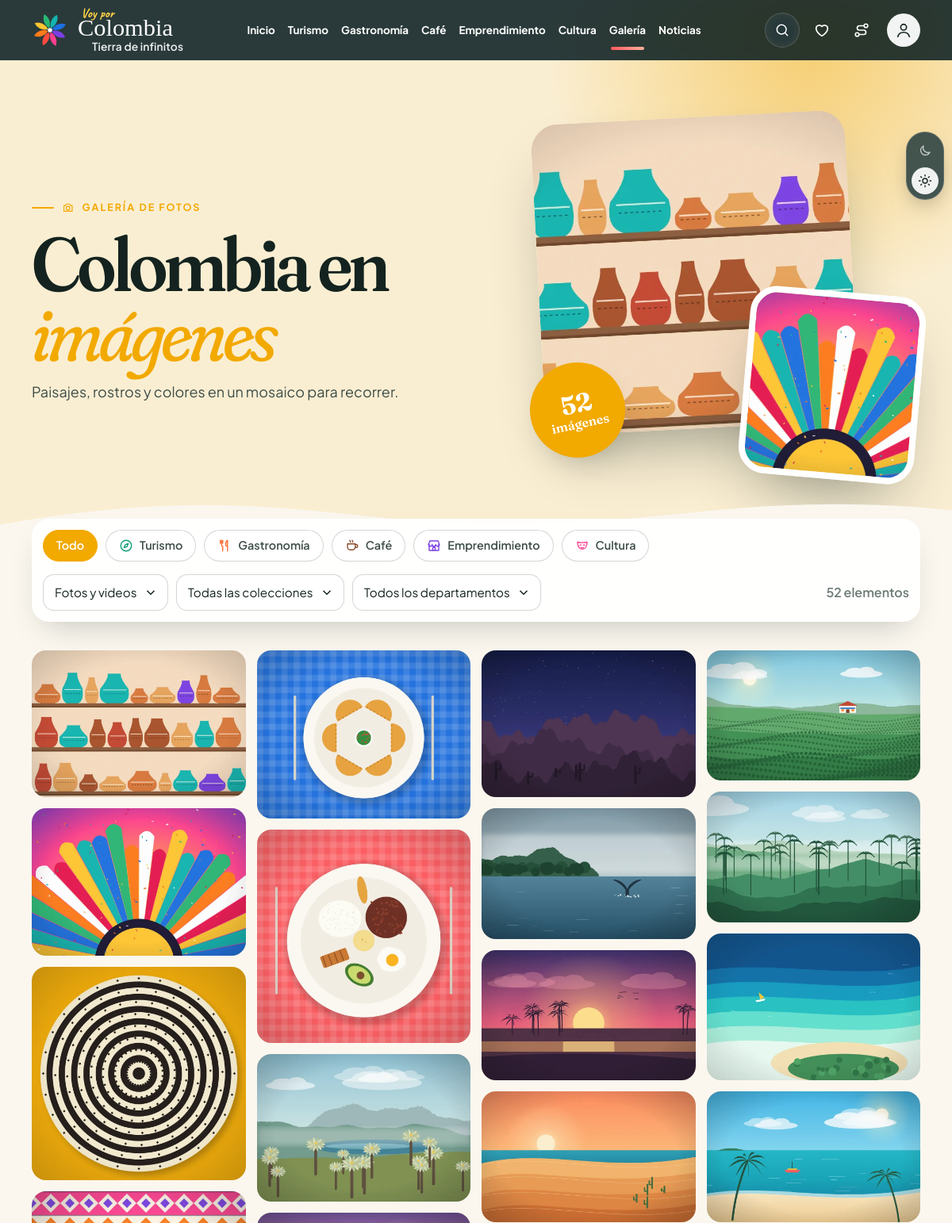
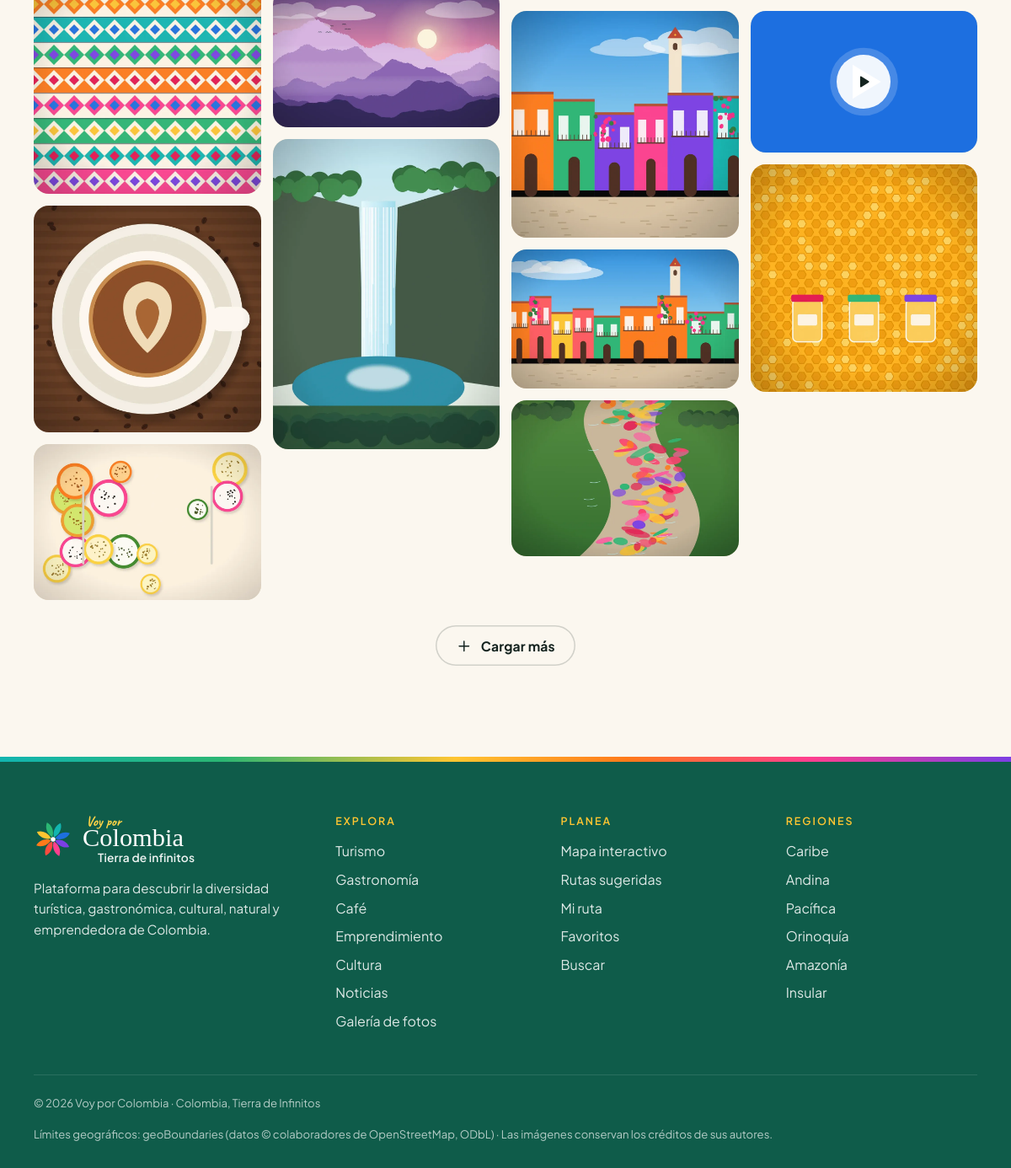
Screenshot of /galeria with the database file from the repository (2 pictures, top to bottom).
### tables this page shows
CREATE TABLE `sections` (
  `id` int(10) unsigned NOT NULL AUTO_INCREMENT,
  `section_key` varchar(20) NOT NULL,
  `title` varchar(80) NOT NULL,
  `tagline` varchar(160) DEFAULT NULL,
  `description` varchar(500) DEFAULT NULL,
  `cover_media_id` int(10) unsigned DEFAULT NULL,
  `sort_order` int(11) NOT NULL DEFAULT 0,
  `show_on_home` tinyint(4) NOT NULL DEFAULT 1,
  PRIMARY KEY (`id`),
  UNIQUE KEY `section_key` (`section_key`),
  KEY `cover_media_id` (`cover_media_id`),
  CONSTRAINT `sections_ibfk_1` FOREIGN KEY (`cover_media_id`) REFERENCES `media` (`id`) ON DELETE SET NULL
);

CREATE TABLE `media` (
  `id` int(10) unsigned NOT NULL AUTO_INCREMENT,
  `kind` varchar(12) NOT NULL,
  `path` varchar(255) DEFAULT NULL,
  `mime` varchar(80) DEFAULT NULL,
  `original_name` varchar(190) DEFAULT NULL,
  `size_bytes` int(11) NOT NULL DEFAULT 0,
  `width` int(11) DEFAULT NULL,
  `height` int(11) DEFAULT NULL,
  `variants` text DEFAULT NULL,
  `embed_provider` varchar(20) DEFAULT NULL,
  `embed_id` varchar(40) DEFAULT NULL,
  `title` varchar(190) DEFAULT NULL,
  `alt_text` varchar(255) DEFAULT NULL,
  `caption` varchar(500) DEFAULT NULL,
  `credit` varchar(190) DEFAULT NULL,
  `license` varchar(120) DEFAULT NULL,
  `source_url` varchar(500) DEFAULT NULL,
  `department_id` int(10) unsigned DEFAULT NULL,
  `municipality_id` int(10) unsigned DEFAULT NULL,
  `collection_id` int(10) unsigned DEFAULT NULL,
  `gallery_section` varchar(20) DEFAULT NULL,
  `in_gallery` tinyint(4) NOT NULL DEFAULT 0,
  `gallery_featured` tinyint(4) NOT NULL DEFAULT 0,
  `is_demo` tinyint(4) NOT NULL DEFAULT 0,
  `uploaded_by` int(10) unsigned DEFAULT NULL,
  `created_at` datetime NOT NULL,
  `updated_at` datetime NOT NULL,
  PRIMARY KEY (`id`),
  KEY `department_id` (`department_id`),
  KEY `municipality_id` (`municipality_id`),
  KEY `collection_id` (`collection_id`),
  KEY `uploaded_by` (`uploaded_by`),
  KEY `idx_media_gallery` (`in_gallery`,`kind`,`created_at`),
  CONSTRAINT `media_ibfk_1` FOREIGN KEY (`department_id`) REFERENCES `departments` (`id`) ON DELETE SET NULL,
  CONSTRAINT `media_ibfk_2` FOREIGN KEY (`municipality_id`) REFERENCES `municipalities` (`id`) ON DELETE SET NULL,
  CONSTRAINT `media_ibfk_3` FOREIGN KEY (`collection_id`) REFERENCES `collections` (`id`) ON DELETE SET NULL,
  CONSTRAINT `media_ibfk_4` FOREIGN KEY (`uploaded_by`) REFERENCES `users` (`id`) ON DELETE SET NULL
);

CREATE TABLE `regions` (
  `id` int(10) unsigned NOT NULL AUTO_INCREMENT,
  `name` varchar(80) NOT NULL,
  `slug` varchar(80) NOT NULL,
  `color` varchar(9) NOT NULL DEFAULT '#0f9d77',
  `summary` varchar(400) DEFAULT NULL,
  `sort_order` int(11) NOT NULL DEFAULT 0,
  PRIMARY KEY (`id`),
  UNIQUE KEY `slug` (`slug`)
);

### app/Views/public/gallery.php (the view, shortened to what the rows shown need)
<?php
$q = static fn (array $over) => '?' . http_build_query(array_filter(array_merge(['tipo' => $filters['tipo'], 'categoria' => $filters['categoria'], 'coleccion' => $filters['collection_id'], 'departamento' => $filters['department_id'], 'municipio' => $filters['municipality_id']], $over), static fn ($v) => $v !== null && $v !== ''));
?>
<section class="page-hero" style="--c: <?= e($info['def']['color']) ?>; padding-bottom: 90px">
  <div class="container page-hero-grid">
    <div>
      <span class="eyebrow"><?= icon('camera') ?> <?= e($info['title']) ?></span>
      <h1>Colombia en <em>imágenes</em></h1>
      <p class="lead"><?= e($info['description']) ?></p>
    </div>
    <div class="hero-collage reveal-scale">
      <figure><?= img($items[0] ?? $info['cover'], 'large', '', '50vw', false) ?></figure>
      <?php if (!empty($items[1])): ?><figure><?= img($items[1], 'medium', '', '300px', false) ?></figure><?php endif; ?>
      <div class="sticker"><span><b><?= (int) $total ?></b>imágenes</span></div>
    </div>
  </div>
</section>
<section class="section" style="--c: <?= e($info['def']['color']) ?>; padding-top: 0">
  <div class="container container-wide">
    <form class="filters" method="get" action="<?= e(url('/galeria')) ?>">
      <div class="chips chips-scroll" role="group" aria-label="Categoría">
        <a class="chip <?= !$filters['categoria'] ? 'is-active' : '' ?>" href="<?= e($q(['categoria' => null])) ?>">Todo</a>
        <?php foreach (Sections::ALL as $k => $s): if ($k === 'news') { continue; } ?>
          <a class="chip <?= $filters['categoria'] === $k ? 'is-active' : '' ?>" style="--chip: <?= e($s['color']) ?>" href="<?= e($q(['categoria' => $k])) ?>"><?= icon($s['icon']) ?> <?= e($s['label']) ?></a>
        <?php endforeach; ?>
      </div>
      <div class="filters-row">
        <select class="select" name="tipo" data-autosubmit aria-label="Tipo de contenido">
          <option value="">Fotos y videos</option>
        </select>
        <select class="select" name="coleccion" data-autosubmit aria-label="Colección">
          <option value="">Todas las colecciones</option>
        </select>
        <select class="select" name="departamento" data-autosubmit data-reset="municipio" aria-label="Departamento">
          <option value="">Todos los departamentos</option>
        </select>
        <span class="muted" style="margin-left:auto;font-weight:600"><?= (int) $total ?> elementos</span>
      </div>
    </form>
    <?php if ($items): ?>
      <div class="masonry" data-gallery-group data-gallery-grid data-total="<?= (int) $total ?>" data-endpoint="<?= e(url('/api/galeria') . $q([])) ?>">
        <?php foreach ($items as $m): $j = Media::toJson($m); ?>
          <button class="masonry-item" type="button" data-lightbox-item='<?= e(json_encode($j, JSON_UNESCAPED_UNICODE | JSON_UNESCAPED_SLASHES)) ?>' aria-label="Ampliar: <?= e($m['title'] ?: 'imagen') ?>">
            <img src="<?= e($j['medium']) ?>" alt="<?= e($j['alt'] ?? '') ?>" loading="lazy" <?= $m['width'] ? 'width="' . (int) $m['width'] . '" height="' . (int) $m['height'] . '"' : '' ?>>
            <?php if ($m['kind'] !== 'image'): ?><span class="play"><?= icon('play') ?></span><?php endif; ?>
          </button>
        <?php endforeach; ?>
      </div>
      <?php if ($total > count($items)): ?><div class="load-more"><button class="btn btn-outline" type="button" data-gallery-more><?= icon('plus') ?> Cargar más</button></div><?php endif; ?>
    <?php else: ?>
      <?= View::partial('empty', ['icon' => 'camera', 'title' => 'No hay imágenes con esos filtros']) ?>
    <?php endif; ?>
  </div>
</section>

### app/helpers.php (shortened to what the rows shown need)
<?php
function e(mixed $value): string
{
    return htmlspecialchars((string) ($value ?? ''), ENT_QUOTES | ENT_SUBSTITUTE, 'UTF-8');
}
function base_path(): string
{
    static $base = null;
    if ($base !== null) {
        return $base;
    }
    $script = str_replace('\\', '/', (string) ($_SERVER['SCRIPT_NAME'] ?? ''));
    $dir = rtrim(dirname($script), '/.');
    return $base = (PHP_SAPI === 'cli' || PHP_SAPI === 'cli-server') ? '' : $dir;
}
function url(string $path = '/', array $query = []): string
{
    $prefix = base_path();
    $path = '/' . ltrim($path, '/');
    $qs = $query ? '?' . http_build_query(array_filter($query, static fn ($v) => $v !== null && $v !== '')) : '';
    return $prefix . $path . ($qs === '?' ? '' : $qs);
}
function asset(string $path): string
{
    $file = PUBLIC_PATH . '/assets/' . ltrim($path, '/');
    $v = is_file($file) ? substr((string) filemtime($file), -6) : '1';
    return url('/assets/' . ltrim($path, '/')) . '?v=' . $v;
}
function icon(string $name, string $class = 'icon'): string
{
    return '<svg class="' . e($class) . '" aria-hidden="true" focusable="false"><use href="' . e(url('/assets/img/icons.svg')) . '#' . e($name) . '"></use></svg>';
}
function media_url(?array $media, string $size = 'large'): string
{
    $variants = is_array($media['variants'] ?? null) ? $media['variants'] : json_decode((string) ($media['variants'] ?? ''), true);
    $path = $variants[$size] ?? $media['path'];
    return url('/uploads/' . ltrim((string) $path, '/'));
}
function media_srcset(?array $media): string
{
    $variants = is_array($media['variants'] ?? null) ? $media['variants'] : json_decode((string) ($media['variants'] ?? ''), true);
    $widths = ['thumb' => 480, 'medium' => 1024, 'large' => 1920];
    $parts = [];
    foreach ($widths as $key => $w) {
        if (!empty($variants[$key])) {
            $parts[] = url('/uploads/' . $variants[$key]) . ' ' . $w . 'w';
        }
    }
    return implode(', ', $parts);
}
function img(?array $media, string $size = 'medium', string $class = '', string $sizes = '100vw', bool $lazy = true, string $altFallback = ''): string
{
    $alt = $media['alt_text'] ?? '' ?: ($media['title'] ?? '' ?: $altFallback);
    $srcset = media_srcset($media);
    $attrs = [
        'src' => media_url($media, $size),
        'alt' => $alt,
        'class' => $class,
        'loading' => $lazy ? 'lazy' : 'eager',
        'decoding' => 'async',
    ];
    if ($srcset !== '') {
        $attrs['srcset'] = $srcset;
        $attrs['sizes'] = $sizes;
    }
    if (!empty($media['width']) && !empty($media['height'])) {
        $attrs['width'] = (string) $media['width'];
        $attrs['height'] = (string) $media['height'];
    }
    if (!$lazy) {
        $attrs['fetchpriority'] = 'high';
    }
    $html = '<img';
    foreach ($attrs as $k => $v) {
        if ($v !== '') {
            $html .= ' ' . $k . '="' . e($v) . '"';
        }
    }
    return $html . '>';
}
function setting(string $key, mixed $default = null): mixed
{
    return App\Models\Setting::get($key, $default);
}

### app/Core/Router.php (shortened to what the rows shown need)
<?php
final class Router
{
    private array $routes = [];
    public function add(string $method, string $pattern, array|callable $handler): void
    {
        $regex = preg_replace('#\{(id)\}#', '(?P<$1>\d+)', $pattern);
        $regex = preg_replace('#\{([a-z_]+)\}#', '(?P<$1>[a-z0-9\-]+)', (string) $regex);
        $this->routes[] = [$method, '#^' . $regex . '$#', $handler];
    }
    public function dispatch(string $method, string $path): void
    {
        $allowed = false;
        foreach ($this->routes as [$m, $regex, $handler]) {
            if (!preg_match($regex, $path, $matches)) {
                continue;
            }
            $params = array_filter($matches, 'is_string', ARRAY_FILTER_USE_KEY);
            if (is_array($handler)) {
                [$class, $action] = $handler;
                (new $class())->$action(...$params);
            } else {
                $handler(...$params);
            }
            return;
        }
        throw new HttpException($allowed ? 405 : 404);
    }
}

### app/Views/partials/footer.php (shortened to what the rows shown need)
<footer class="site-footer">
  <div class="container">
    <div class="footer-grid">
      <div class="footer-brand">
        <div style="color:#fff"><?= App\Core\View::partial('brand') ?></div>
        <p><?= e(setting('footer_text')) ?></p>
      </div>
      <div>
        <h4>Explora</h4>
        <ul>
          <?php foreach (Sections::ALL as $s): ?><li><a href="<?= e(url('/' . $s['path'])) ?>"><?= e($s['label']) ?></a></li><?php endforeach; ?>
          <li><a href="<?= e(url('/galeria')) ?>">Galería de fotos</a></li>
        </ul>
      </div>
      <div>
        <h4>Planea</h4>
        <ul>
          <li><a href="<?= e(url('/turismo')) ?>">Mapa interactivo</a></li>
          <li><a href="<?= e(url('/rutas')) ?>">Rutas sugeridas</a></li>
          <li><a href="<?= e(url('/mi-ruta')) ?>">Mi ruta</a></li>
          <li><a href="<?= e(url('/favoritos')) ?>">Favoritos</a></li>
          <li><a href="<?= e(url('/buscar')) ?>">Buscar</a></li>
        </ul>
      </div>
      <div>
        <h4>Regiones</h4>
        <ul>
          <?php foreach (App\Models\Geo::regions() as $r): ?><li><a href="<?= e(url('/turismo', ['region' => $r['slug']])) ?>"><?= e($r['name']) ?></a></li><?php endforeach; ?>
        </ul>
      </div>
    </div>
    <div class="footer-bottom">
      <span>© <?= date('Y') ?> <?= e(setting('site_name')) ?> · <?= e(setting('site_tagline')) ?></span>
      <span>Límites geográficos: <a href="https://www.geoboundaries.org" target="_blank" rel="noopener">geoBoundaries</a> (datos © colaboradores de OpenStreetMap, ODbL) · Las imágenes conservan los créditos de sus autores.</span>
    </div>
  </div>
</footer>

### rows the page displays
sections: title "GALERÍA DE FOTOS", description "Paisajes, rostros y colores en un mosaico para recorrer."
sections: title "Turismo"
sections: title "Gastronomía"
sections: title "Café"
sections: title "Emprendimiento"
sections: title "Cultura"
media: shows a picture
media: shows a picture
media: shows a picture
media: shows a picture
media: shows a picture
media: shows a picture
media: shows a picture
media: shows a picture
media: shows a picture
media: shows a picture
media: shows a picture
media: shows a picture
media: shows a picture
media: shows a picture
media: shows a picture
media: shows a picture
media: shows a picture
media: shows a picture
media: shows a picture
media: shows a picture
media: shows a picture
media: shows a picture
media: shows a picture
sections: title "Noticias"
regions: name "Caribe"
regions: name "Andina"
regions: name "Pacífica"
regions: name "Orinoquía"
regions: name "Amazonía"
regions: name "Insular"

### other values shown
$label "Inicio"
$label "Turismo"
$label "Gastronomía"
$label "Café"
$label "Emprendimiento"
$label "Cultura"
$label "Galería"
$label "Noticias"
